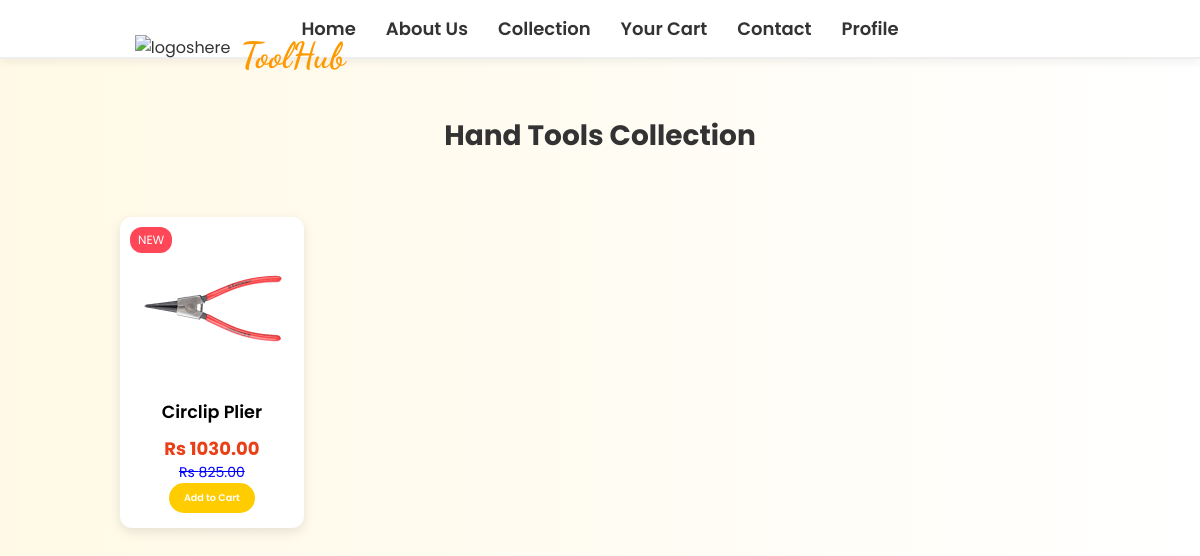
The app's page /handtool/ with its own data.
### hardware/models.py (models this page shows, shortened)
class Product(models.Model):
    pid = ShortUUIDField(primary_key=True,unique=True, length = 10, max_length=20, prefix="prod", alphabet="abcdefgh12345")
    user = models.ForeignKey(User, on_delete=models.SET_NULL, null=True, blank=True)
    category = models.ForeignKey(Category, on_delete=models.SET_NULL, null=True, blank=True)
    name = models.CharField(max_length=100)
    image = models.ImageField(upload_to="user_directory_path") # used to store product image
    description = models.TextField(max_length=500, null=True, blank=True)
    price = models.DecimalField(max_digits=10, decimal_places=2)
    old_price = models.DecimalField(max_digits=10, decimal_places=2, null=True,blank=True)
    label = models.CharField(choices=LABEL_CHOICES, max_length=10, blank=True)  # 'Hot', 'Sale', or empty
    specification = models.TextField(max_length=500, null=True, blank=True)
    product_status = models.CharField(choices = STATUS, max_length=20) # used to check if product is new, used or refurbished
    status = models.CharField(max_length=50, default='Active')  # or any default value you want
    in_stock = models.BooleanField(default=True) #used to check if product is in stock
    featured = models.BooleanField(default=False) #used to check if product is featured
    created_at = models.DateTimeField(auto_now_add=True) # used to check when product was created
    updated_at = models.DateTimeField(auto_now=True) # used to check when product was updated
    class Meta:
        verbose_name_plural = "Products"

### hardware/views.py (the view)
def handTools(request):
    products = Product.objects.filter(category__name='Hand Tools')
    context = {
        'products': products
    }
    return render(request, 'hardware/handtool.html', context)

### templates/hardware/handtool.html (shortened to what this page needs)
<!DOCTYPE html>
<html lang="en">
  <head>
  </head>
  <body>
    <nav>
      <div class="nav-center">
        <a href="/first">Home</a>
        <a href="Services.html">About Us</a>
        <a href="/collection">Collection</a>
        <a href="/cart">Your Cart</a>
        <a href="Contact.html">Contact</a>
        <a href="/profile">Profile</a>
      </div>
    </nav>
    <div class="logocontainer">
      <img src="logo.png" alt="logoshere" id="logo" />
      <h1 id="firstheader">ToolHub</h1>
    </div>
    <h1 class="page-title">Hand Tools Collection</h1>
    <div class="product-grid">
      {% for product in products %}
        <div class="product-card">
          {% if product.label %}
            <span class="badge {{ product.label|lower }}">{{ product.label }}</span>
          {% endif %}
          <img src="{{ product.image.url }}" alt="{{ product.name }}" class="product-image" />
          <h3><a href="/productdetail/{{ product.pid }}" class="product-name">{{ product.name }}</a></h3>
          <p class="price">Rs {{ product.price }}</p>
          {% if product.old_price %}
            <p class="old-price">Rs {{ product.old_price }}</p>
          {% endif %}
          <button class="add-to-cart"><a href="/add_to_cart/{{ product.pid }}" class="addtocartname">Add to Cart</a></button>
        </div>
      {% endfor %}
    </div>
  </body>
</html>

### templates/hardware/handtool.html (style rules this page uses)
* { margin: 0; padding: 0; box-sizing: border-box; font-family: 'Poppins', sans-serif; }
body { font-family: 'Poppins'; background: linear-gradient(to right, #fff9e6, #ffffff); color: #333; }
nav { background: #fff; border-bottom: 2px solid #eee; display: flex; justify-content: center; padding: 15px 20px; box-shadow: 0 4px 8px rgba(0, 0, 0, 0.05); }
.nav-center { display: flex; gap: 30px; }
.nav-center a { color: #333; font-weight: 600; font-size: 18px; text-decoration: none; position: relative; transition: color 0.3s ease; }
.nav-center a::after { content: ''; position: absolute; bottom: -5px; left: 0; width: 0%; height: 2px; background-color: #ffcc00; transition: width 0.3s ease-in-out; }
.logocontainer { display: flex; align-items: center; justify-content: center; margin: 20px 0; margin-top: -2%; margin-left: -60%; }
#logo { height: 60px; margin-right: 10px; }
#firstheader { font-family: 'Dancing Script', cursive; font-size: 36px; color: #ff9900; font-weight: bold; margin-top: -1%; }
.page-title { font-size: 28px; color: #333; margin-bottom: 30px; text-align: center; }
.product-grid { display: grid; grid-template-columns: repeat(4, 1fr); gap: 10px; margin-top: 5%; margin-left: 10%; }
.product-card { background: #fff; padding: 15px; border-radius: 12px; box-shadow: 0 4px 12px rgba(0, 0, 0, 0.1); width: 70%; height: 100%; position: relative; transition: transform 0.3s ease; text-align: center; }
.product-image { width: 100%; height: 150px; object-fit: contain; }
.badge { position: absolute; top: 10px; left: 10px; background: #ff4757; color: #fff; font-size: 12px; padding: 4px 8px; border-radius: 12px; text-transform: uppercase; }
.product-name { display: block; margin: 10px 0; font-size: 1.1rem; font-weight: 600; color: black; text-decoration: none; }
.price { color: #e84118; font-size: 18px; font-weight: bold; }
.old-price { color: #aaa; text-decoration: line-through; font-size: 14px; color: blue; }
.add-to-cart { margin-top: 10px 0; background: #ffcc00; color: #fff; border: none; padding: 8px 15px; border-radius: 20px; cursor: pointer; transition: background 0.3s ease; display: block; text-decoration: none; margin-left: auto; margin-right: auto; }
.addtocartname { display: block; font-family: 'Poppins'; font-size: 1.1rex; font-weight: 600; color: white; text-decoration: none; }

### records on screen
Product: label "NEW", image (picture), name "Circlip Plier", price "1030.00", old_price "825.00"
